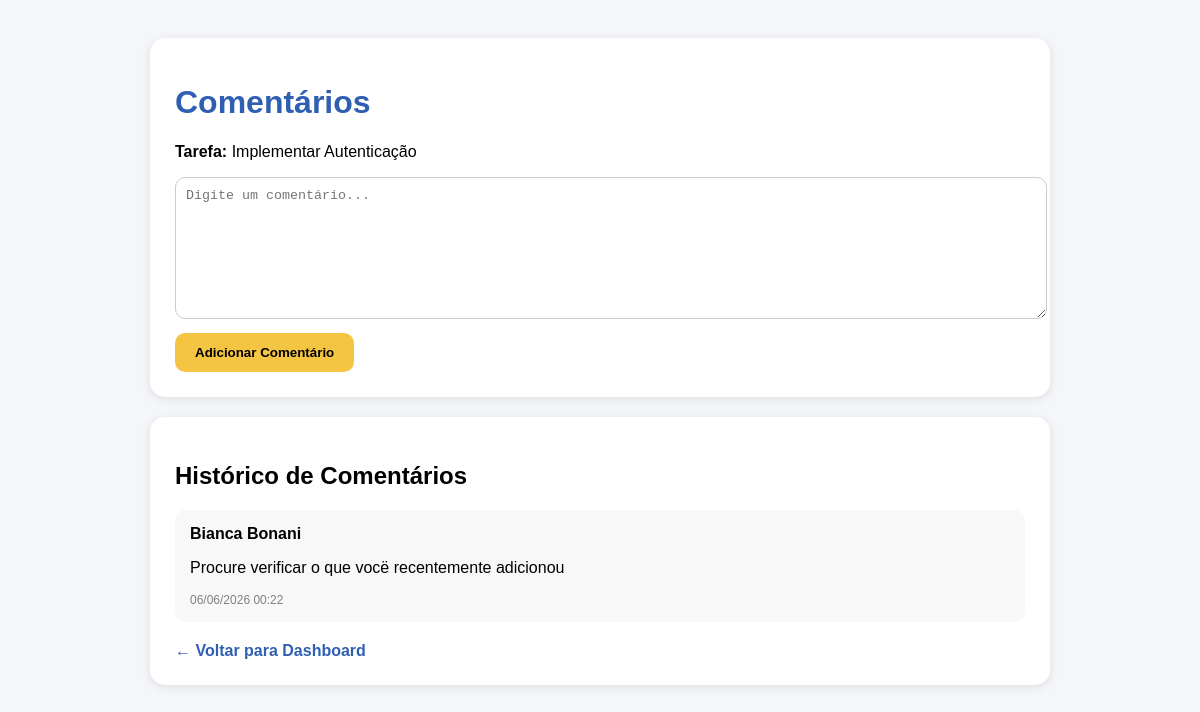
The app's page /comentarios/23 (signed in), older data.
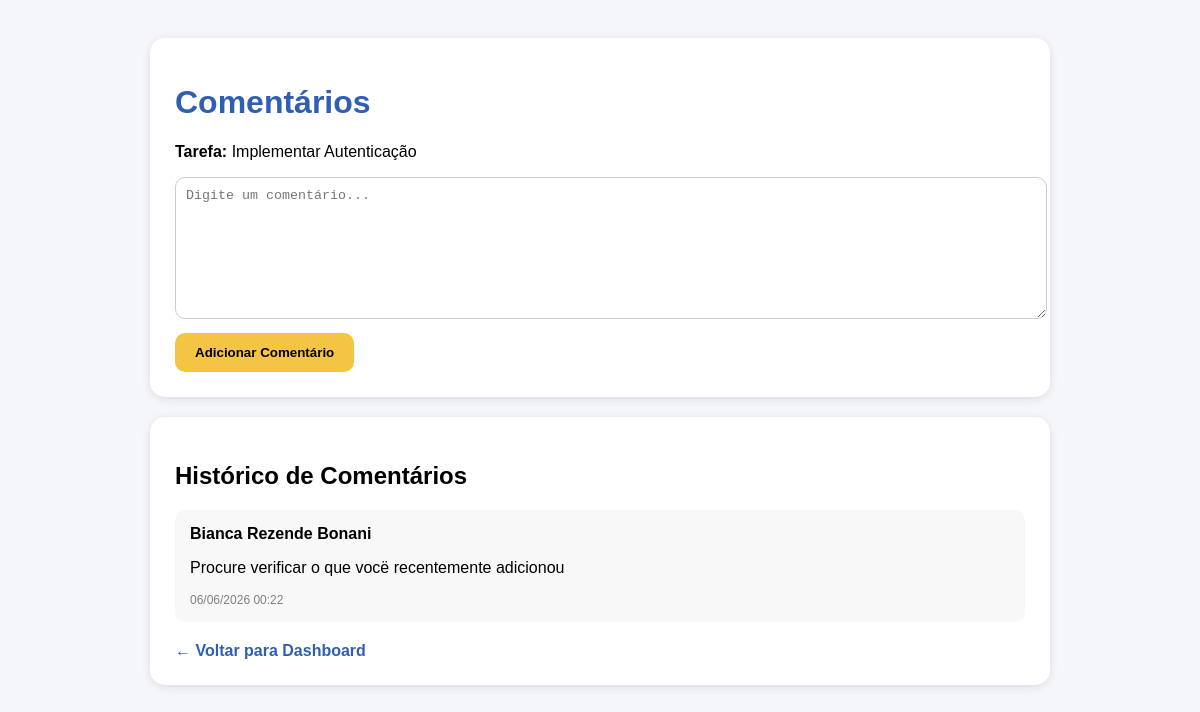
The same page, newer data.
### tables this page shows
CREATE TABLE comentarios(
        id INTEGER PRIMARY KEY AUTOINCREMENT,
        tarefa_id INTEGER NOT NULL,
        usuario_id INTEGER NOT NULL,
        comentario TEXT NOT NULL,
        data TEXT,
        FOREIGN KEY(tarefa_id) REFERENCES tarefas(id),
        FOREIGN KEY(usuario_id) REFERENCES usuarios(id)
    );

CREATE TABLE usuarios (
            id INTEGER PRIMARY KEY AUTOINCREMENT,
            nome TEXT NOT NULL,
            email TEXT NOT NULL UNIQUE,
            senha TEXT NOT NULL
        );

### app.py (the view, shortened to what this page needs)
@app.route("/comentarios/<int:tarefa_id>", methods=["GET", "POST"])
def comentarios(tarefa_id):
    if "usuario_id" not in session:
        return redirect("/login")
    conexao = get_db()
    cursor = conexao.cursor()
    cursor.execute("""
    SELECT id, tarefa
    FROM tarefas
    WHERE id=?
    """, (tarefa_id,))
    tarefa = cursor.fetchone()
    if not tarefa:
        conexao.close()
        return redirect("/dashboard")
    cursor.execute("""
    SELECT comentarios.comentario,
           comentarios.data,
           usuarios.nome
    FROM comentarios
    JOIN usuarios
    ON comentarios.usuario_id = usuarios.id
    WHERE comentarios.tarefa_id=?
    ORDER BY comentarios.id DESC
    """, (tarefa_id,))
    comentarios = cursor.fetchall()
    conexao.close()
    return render_template(
        "comentarios.html",
        tarefa=tarefa,
        comentarios=comentarios
    )

### app.py (called while the page is built)
def get_db():
    conexao = sqlite3.connect("dim.db")
    return conexao

### templates/comentarios.html (shortened to what this page needs)
<!DOCTYPE html>
<html lang="pt-BR">
<head>
</head>
<body>
<div class="container">
<div class="card">
<h1>Comentários</h1>
<p>
<strong>Tarefa:</strong>
{{ tarefa[1] }}
</p>
<form method="POST">
<textarea
name="comentario"
placeholder="Digite um comentário..."
required></textarea>
<button type="submit">
Adicionar Comentário
</button>
</form>
</div>
<div class="card">
<h2>Histórico de Comentários</h2>
{% for comentario in comentarios %}
<div class="comentario">
<strong>{{ comentario[2] }}</strong>
<p>{{ comentario[0] }}</p>
<div class="data">
{{ comentario[1] }}
</div>
</div>
{% endfor %}
<a href="/dashboard" class="voltar">
← Voltar para Dashboard
</a>
</div>
</div>
</body>
</html>

Row changes from the older to the newer data that the page shows:
changed through a linked row, comentarios "Procure verificar o que vocë recentemente adicionou": nome "Bianca Bonani" → "Bianca Rezende Bonani"
